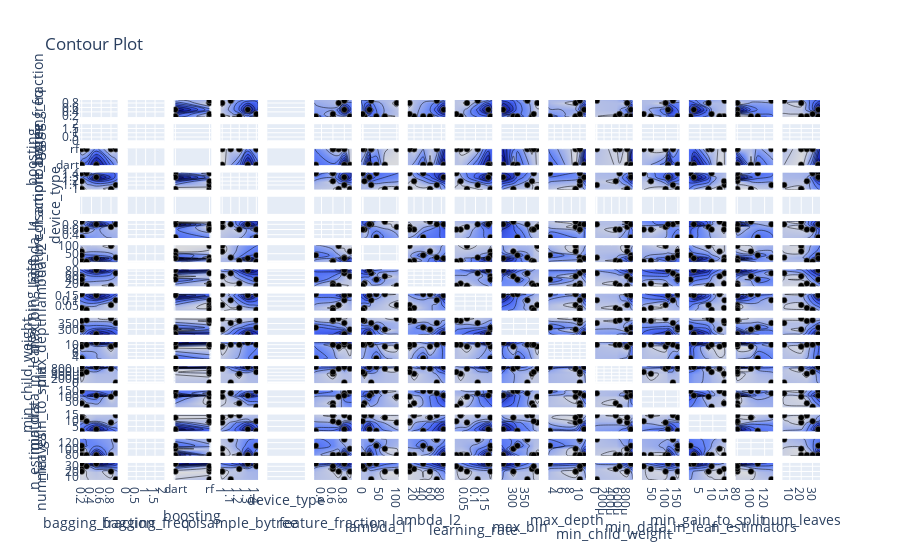

Notebook code cell kept with this figure:
### Code cell
optuna.visualization.plot_contour(tuning.study)
